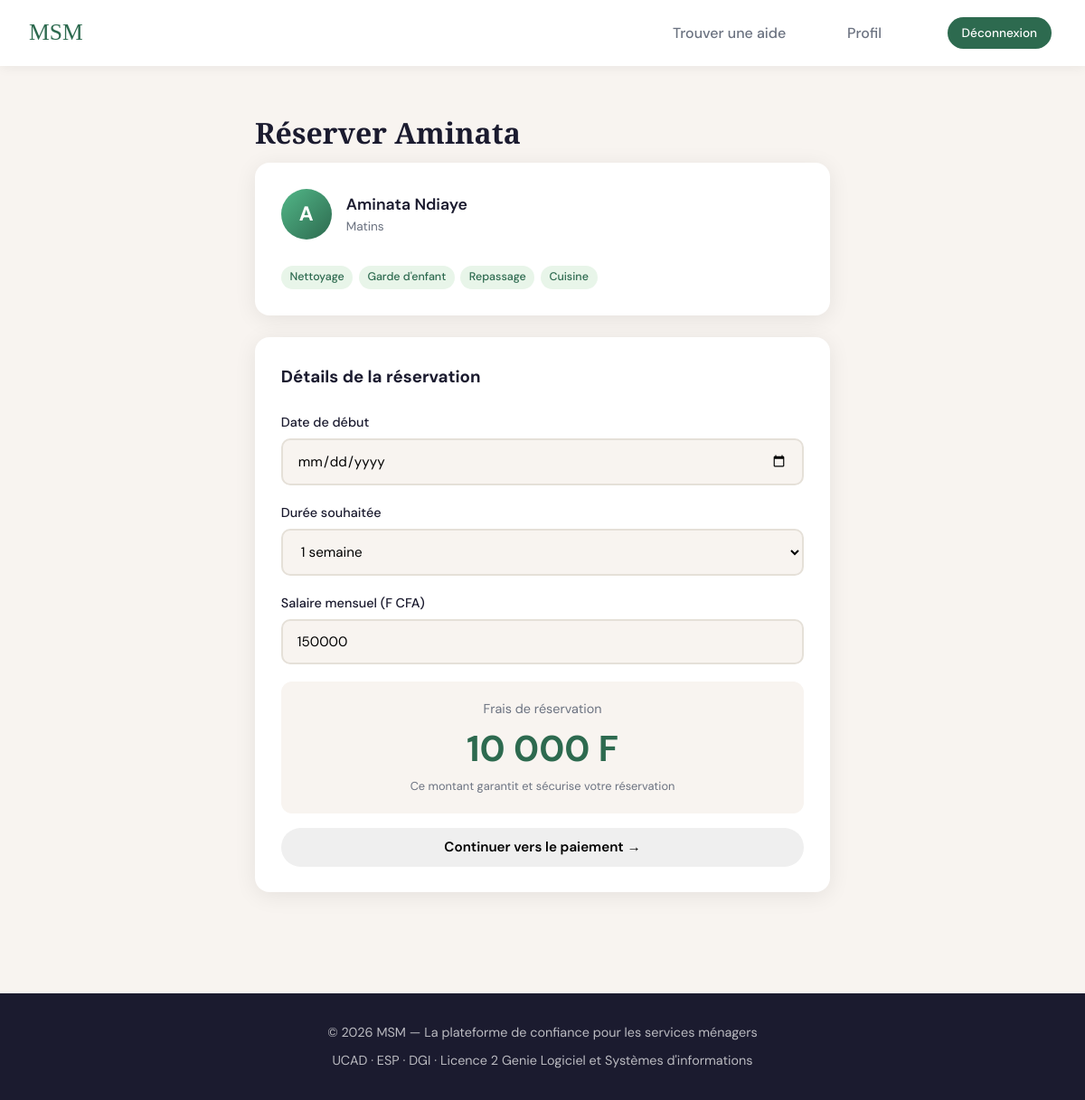
The page /book/1 (signed in) on the database its author committed.
### models/models.py (models this page shows, shortened)
class User(db.Model):
    __tablename__ = "users"
    id: Mapped[int] = mapped_column(primary_key=True)
    first_name: Mapped[str]
    last_name: Mapped[str]
    phone_number: Mapped[str] = mapped_column(unique=True)
    email_address: Mapped[str] = mapped_column(unique=True)
    password_hash: Mapped[str] = mapped_column()
    status: Mapped[UserStatus] = mapped_column(
        Enum(UserStatus), default=UserStatus.PENDING
    )
    is_verified: Mapped[bool] = mapped_column(default=False)
    worker_profile: Mapped["Worker | None"] = relationship(
        back_populates="user", uselist=False
    )
    employer_profile: Mapped["Employer | None"] = relationship(
        back_populates="user", uselist=False
    )
    posts: Mapped[list["Post"]] = relationship(back_populates="author")

class Worker(db.Model):
    __tablename__ = "workers"
    id: Mapped[int] = mapped_column(primary_key=True)
    user_id: Mapped[int] = mapped_column(db.ForeignKey("users.id"), unique=True)
    desired_salary: Mapped[int]
    preferred_schedule: Mapped[Schedule] = mapped_column(Enum(Schedule))
    ratings: Mapped[list[float] | None] = mapped_column(
        JSON, nullable=True, default=list
    )
    competences: Mapped[list[str] | None] = mapped_column(
        JSON, nullable=True, default=list
    )
    description: Mapped[str | None] = mapped_column(nullable=True)
    average_rating: Mapped[float] = mapped_column(default=0.0)
    rating_count: Mapped[int] = mapped_column(default=0)
    user: Mapped[User] = relationship(back_populates="worker_profile")
    employments: Mapped[list["Employment"]] = relationship(back_populates="worker")

### routes/user.py (the view, shortened to what this page needs)
@user_bp.route("/book/<int:worker_id>", methods=["GET", "POST"])
@login_required
def book_worker(worker_id):
    user_id = session.get("user_id")
    role = session.get("role")
    if not user_id or role != "employer":
        flash("Seuls les employeurs peuvent réserver")
        return redirect(url_for("auth.login"))
    stmt = select(Worker).filter_by(id=worker_id).options(joinedload(Worker.user))
    worker = db.session.execute(stmt).scalars().first()
    if not worker or worker.user.status != UserStatus.VALIDATED:
        flash("Travailleur introuvable ou non validé")
        return redirect(url_for("main.search"))
    from datetime import date
    return render_template(
        "book_worker.html", worker=worker, today=date.today().strftime("%Y-%m-%d")
    )

### utils.py (called while the page is built)
def login_required(f):
    @wraps(f)
    def decorated_function(*args, **kwargs):
        if "user_id" not in session:
            flash("Please log in to access this page")
            return redirect(url_for("auth.login"))
        return f(*args, **kwargs)
    return decorated_function

### templates/book_worker.html (shortened to what this page needs)
{% extends "layout.html" %} {% block main %}
<div class="section" style="max-width: 700px">
    <h2 class="section-title">Réserver {{ worker.user.first_name }}</h2>
    <div class="card" style="margin-bottom: 1.5rem">
        <div class="card-header">
            <div class="card-avatar">{{ worker.user.first_name[0]|upper }}</div>
            <div>
                <div class="card-name">
                    {{ worker.user.first_name }} {{ worker.user.last_name }}
                </div>
                <div class="card-sub">
                    {{ worker.preferred_schedule | schedule_display }}
                </div>
            </div>
        </div>
        <div class="tags">
            {% for competence in worker.competences %}
            <span class="tag">{{ competence }}</span>
            {% endfor %}
        </div>
    </div>
    <div class="card">
        <h3 style="margin-bottom: 1.5rem">Détails de la réservation</h3>
        <form method="POST">
            <div class="form-group">
                <label>Date de début</label>
                <input
                    type="date"
                    name="start_date"
                    required
                    min="{{ today }}"
                    value="{{ request.form.get('start_date', '') }}"
                />
            </div>
            <div class="form-group">
                <label>Durée souhaitée</label>
                <select name="duration" required>
                    <option value="1 semaine">1 semaine</option>
                </select>
            </div>
            <div class="form-group">
                <label>Salaire mensuel (F CFA)</label>
                <input
                    type="number"
                    name="salary"
                    min="0"
                    step="5000"
                    placeholder="Ex: 150000"
                    value="{{ worker.desired_salary }}"
                />
            </div>
            <div
                style="
                    background: var(--light);
                    border-radius: 12px;
                    padding: 1.2rem;
                    margin: 1rem 0;
                    text-align: center;
                "
            >
                <p style="color: var(--gray); font-size: 0.9rem">
                    Frais de réservation
                </p>
                <div
                    style="
                        font-size: 2.5rem;
                        font-weight: 700;
                        color: var(--primary);
                    "
                >
                    10 000 F
                </div>
                <p style="font-size: 0.8rem; color: var(--gray)">
                    Ce montant garantit et sécurise votre réservation
                </p>
            </div>
            <button type="submit" class="btn btn-primary btn-full">
                Continuer vers le paiement →
            </button>
        </form>
    </div>
</div>
{% endblock %}

### static/style.css (style rules this page uses)
:root { --primary: #2d6a4f; --primary-light: #52b788; --accent: #f4a261; --dark: #1b1b2f; --light: #f8f4f0; --white: #ffffff; --gray: #6b7280; --danger: #ef4444; --border: #e5e0d8; --shadow: 0 4px 24px rgba(0, 0, 0, 0.08); --radius: 16px; }
* { margin: 0; padding: 0; box-sizing: border-box; }
html, body { overflow-x: hidden; max-width: 100vw; }
body { min-height: 100vh; font-family: "DM Sans", sans-serif; background: var(--light); color: var(--dark); line-height: 1.6; display: grid; grid-template-rows: auto 1fr auto; }
.btn { padding: 0.7rem 1.5rem; border-radius: 50px; border: none; cursor: pointer; font-family: "DM Sans", sans-serif; font-size: 0.95rem; font-weight: 600; text-decoration: none; display: inline-block; transition: all 0.25s; }
.btn-full { width: 100%; text-align: center; }
.card { display: grid; grid-template-rows: auto auto auto 1fr auto; background: white; border-radius: var(--radius); padding: 1.8rem; box-shadow: var(--shadow); transition: transform 0.25s, box-shadow 0.25s; height: 100%; }
.card-header { display: flex; align-items: center; gap: 1rem; margin-bottom: 1rem; }
.card-avatar { width: 56px; height: 56px; border-radius: 50%; background: linear-gradient(135deg, var(--primary-light), var(--primary)); display: flex; align-items: center; justify-content: center; font-size: 1.4rem; color: white; font-weight: bold; flex-shrink: 0; }
.card-name { font-size: 1.1rem; font-weight: 600; }
.card-sub { color: var(--gray); font-size: 0.85rem; }
.tags { align-self: flex-start; justify-self: flex-start; display: flex; flex-wrap: wrap; gap: 0.4rem; margin-top: 0.8rem; }
.tag { background: #e8f5e9; color: var(--primary); padding: 0.2rem 0.6rem; border-radius: 50px; font-size: 0.78rem; font-weight: 500; }
.section { display: block; padding: 3rem 2rem; max-width: 1200px; margin: 0 auto; }
.section-title { font-family: "Playfair Display", serif; font-size: 2rem; margin-bottom: 0.5rem; color: var(--dark); }
.form-group { margin-bottom: 1.2rem; }
.form-group label { display: block; font-weight: 500; margin-bottom: 0.4rem; font-size: 0.9rem; }
.form-group input, .form-group select, .form-group textarea { width: 100%; padding: 0.8rem 1rem; border: 2px solid var(--border); border-radius: 10px; font-family: "DM Sans", sans-serif; font-size: 0.95rem; transition: border-color 0.2s; background: var(--light); }

### rows shown on the page
User: user.first_name "Aminata", user "A", user.last_name "Ndiaye"
Worker: preferred_schedule|schedule_display "Matins", salary "150000"

### other values the page prints
{{ competence }} "Nettoyage" "Garde d'enfant" "Repassage" "Cuisine"
